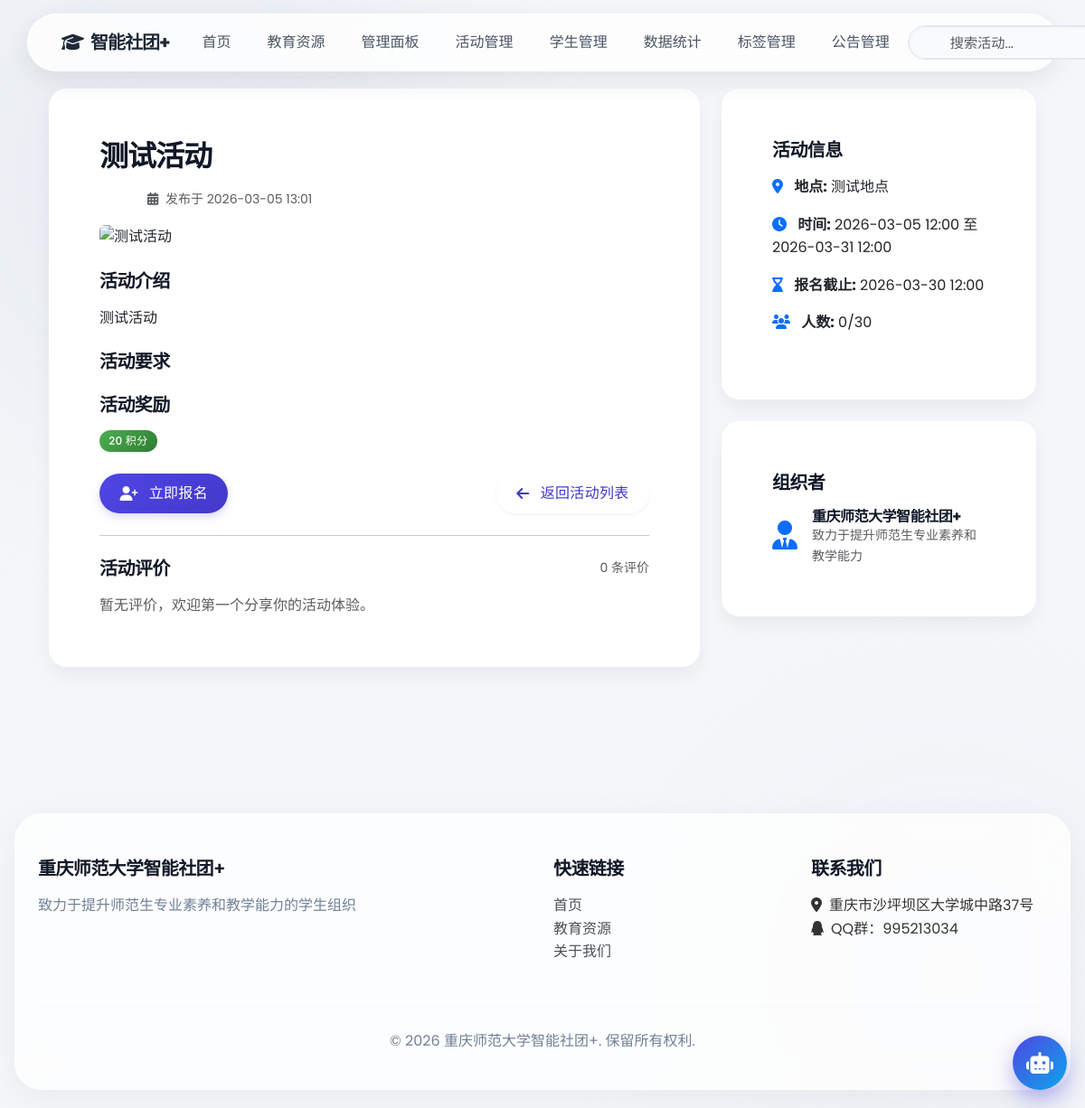
Page /student/activity/1 (signed in) on the committed database.
### src/models/__init__.py (models this page shows, shortened)
class Activity(db.Model):
    __tablename__ = 'activities'
    id = Column(Integer, primary_key=True)
    title = Column(String(128), nullable=False)
    description = Column(Text)
    location = Column(String(128))
    start_time = Column(DateTime)
    end_time = Column(DateTime)
    registration_start_time = Column(DateTime)
    registration_deadline = Column(DateTime)
    completed_at = Column(DateTime)  # 活动完成时间
    max_participants = Column(Integer, default=0)  # 0表示不限制
    points = Column(Integer, default=10)  # 参与可获得的积分
    type = Column(String(50), default='其他')  # 活动类型
    status = Column(String(20), default='active')  # 活动状态：active, completed, cancelled
    is_featured = Column(Boolean, default=False)  # 是否为重点活动
    poster_image = Column(String(255))  # 存储海报图片文件名
    poster_data = Column(db.LargeBinary)  # 存储海报图片二进制数据
    poster_mimetype = Column(String(50))  # 存储海报图片MIME类型
    checkin_key = Column(String(32))  # 签到密钥
    checkin_key_expires = Column(DateTime(timezone=True))  # 签到密钥过期时间
    checkin_enabled = Column(Boolean, default=False)  # 是否启用签到
    created_by = Column(Integer, ForeignKey('users.id'))
    created_at = Column(DateTime, default=func.now())
    updated_at = Column(DateTime, default=func.now(), onupdate=func.now())
    creator = relationship('User', backref='created_activities')
    registrations = relationship('Registration', backref='activity', lazy='dynamic', cascade='all, delete-orphan')
    reviews = relationship('ActivityReview', backref='activity', lazy='dynamic', cascade='all, delete-orphan')
    checkins = relationship('ActivityCheckin', backref='activity', lazy='dynamic', cascade='all, delete-orphan')
    tags = relationship('Tag', secondary=activity_tags, backref=backref('activities', lazy='dynamic'))

### src/routes/student.py (the view, shortened to what this page needs)
@student_bp.route('/activity/<int:id>')
@login_required
def activity_detail(id):
    try:
        activity = db.get_or_404(Activity, id)
        now = get_localized_now()
        registration = db.session.execute(db.select(Registration).filter_by(user_id=current_user.id, activity_id=id)).scalar_one_or_none()
        has_registered = registration is not None and registration.status in ['registered', 'attended']
        has_checked_in = registration.check_in_time is not None if registration else False
        registered_count = db.session.execute(db.select(func.count()).select_from(Registration).filter_by(activity_id=id, status='registered')).scalar() or 0
        checked_in_count = db.session.execute(db.select(func.count()).select_from(Registration).filter_by(activity_id=id, status='attended')).scalar() or 0
        total_registered = registered_count + checked_in_count
        can_register = (
            not has_registered and
            activity.status == 'active' and
            (activity.registration_start_time is None or safe_less_than_equal(activity.registration_start_time, now)) and
            (activity.registration_deadline is None or safe_greater_than(activity.registration_deadline, now)) and
            (activity.max_participants == 0 or total_registered < activity.max_participants)
        )
        can_cancel = has_registered and safe_greater_than(activity.start_time, now)
        can_checkin = (
            has_registered and
            not has_checked_in and
            (
                (safe_less_than_equal(activity.start_time, now) and safe_greater_than(activity.end_time, now)) or
                activity.checkin_enabled
            )
        )
        current_user_review = db.session.execute(db.select(ActivityReview).filter_by(activity_id=id, user_id=current_user.id)).scalar_one_or_none()
        reviews = db.session.execute(db.select(ActivityReview).filter_by(activity_id=id)).scalars().all()
        beijing_tz = pytz.timezone('Asia/Shanghai')
        review_count = len(reviews)
        average_rating = sum(r.rating for r in reviews) / review_count if review_count > 0 else 0
        avg_content_quality = sum(r.content_quality for r in reviews if r.content_quality) / review_count if review_count > 0 else 0
        avg_organization = sum(r.organization for r in reviews if r.organization) / review_count if review_count > 0 else 0
        avg_facility = sum(r.facility for r in reviews if r.facility) / review_count if review_count > 0 else 0
        form = FlaskForm()
        poster_url = None
        if activity.poster_image:
            if 'banner' in activity.poster_image:
                poster_url = url_for('static', filename=f'img/{activity.poster_image}')
            else:
                poster_url = url_for('static', filename=f'uploads/posters/{activity.poster_image}')
        weather_data = None
        try:
            from src.utils.weather_api import get_activity_weather
            if activity.start_time:
                weather_data = get_activity_weather(activity.start_time)
                logger.info(f"获取活动天气数据成功: {weather_data.get('description', 'N/A')}")
        except Exception as e:
            logger.warning(f"获取天气数据失败: {e}")
            weather_data = None
        return render_template('student/activity_detail.html',
                              form=form,
                              activity=activity,
                              has_registered=has_registered,
                              has_checked_in=has_checked_in,
                              registration=registration,
                              can_register=can_register,
                              can_cancel=can_cancel,
                              can_checkin=can_checkin,
                              current_user_registration=registration,
                              current_user_review=current_user_review,
                              registration_open=can_register, # Simplified
                              review_count=review_count,
                              reviews=reviews,
                              average_rating=average_rating,
                              avg_content_quality=avg_content_quality,
                              avg_organization=avg_organization,
                              avg_facility=avg_facility,
                              registered_count=total_registered,
                              now=now,
                              display_datetime=display_datetime,
                              safe_less_than=safe_less_than,
                              safe_greater_than=safe_greater_than,
                              safe_greater_than_equal=safe_greater_than_equal,
                              safe_less_than_equal=safe_less_than_equal,
                              poster_url=poster_url,
                              weather_data=weather_data)
    except Exception as e:
        logger.error(f"加载活动详情出错: {str(e)}", exc_info=True)
        flash('加载活动详情出错，请稍后重试', 'danger')
        return redirect(url_for('student.activities'))

### src/templates/student/activity_detail.html (shortened to what this page needs)
{% extends 'base.html' %}
{% block content %}
<div class="container py-4">
    <div class="row">
        <div class="col-lg-8">
            <div class="card border-0 shadow-sm mb-4">
                <div class="card-body p-4">
                    <h2 class="fw-bold mb-3">{{ activity.title }}</h2>
                    <div class="d-flex flex-wrap align-items-center mb-3">
                        <span class="badge bg-transparent me-2">{{ activity.type }}</span>
                        <span class="text-muted small">
                            <i class="fas fa-calendar-alt me-1"></i> 发布于 {{ activity.created_at.strftime('%Y-%m-%d %H:%M') if activity.created_at else '未知' }}
                        </span>
                    </div>
                    {% if activity.poster_image %}
                    <div class="activity-poster mb-4">
                        {% if 'banner' in activity.poster_image %}
                        <img src="{{ url_for('static', filename='img/' + activity.poster_image) }}" class="img-fluid rounded" alt="{{ activity.title }}">
                        {% else %}
                        <img src="{{ url_for('main.poster_image', activity_id=activity.id) }}" class="img-fluid rounded" alt="{{ activity.title }}">
                        {% endif %}
                    </div>
                    {% endif %}
                    <div class="activity-description mb-4">
                        <h5 class="fw-bold mb-3">活动介绍</h5>
                        <div class="formatted-content">
                            {{ activity.description|default('', true)|striptags|replace('\n', '<br>')|safe }}
                        </div>
                    </div>
                    <div class="activity-requirements mb-4">
                        <h5 class="fw-bold mb-3">活动要求</h5>
                    </div>
                    <div class="activity-rewards mb-4">
                        <h5 class="fw-bold mb-3">活动奖励</h5>
                        <div class="d-flex align-items-center">
                            <span class="badge bg-success me-2">{{ activity.points }} 积分</span>
                        </div>
                    </div>
                    <div id="action-buttons" class="d-flex justify-content-between align-items-center flex-wrap">
                        <div class="mb-3 mb-md-0 d-flex flex-wrap align-items-center gap-2 student-action-main">
                            {% if registration %}
                                {% if registration.status == 'attended' or registration.check_in_time %}
                                    <div class="alert alert-info d-inline-block p-2">
                                        <i class="fas fa-check-circle me-2"></i>您已于 {{ display_datetime(registration.check_in_time) }} 签到
                                    </div>
                                {% elif registration.status == 'registered' %}
                                <span class="badge bg-success rounded-pill px-3 py-2 me-2">
                                    <i class="fas fa-check-circle me-1"></i>已报名
                                </span>
                                {% if can_cancel %}
                                    <button id="cancel-btn" class="btn btn-outline-danger">
                                        <i class="fas fa-times-circle me-1"></i>取消报名
                                    </button>
                                    {% endif %}
                                    {% if can_checkin %}
                                    <button type="button" class="btn btn-success" onclick="showQRScanner()">
                                        <i class="fas fa-qrcode me-1"></i>扫码签到
                                    </button>
                                    {% endif %}
                                {% elif registration.status == 'cancelled' %}
                                     <div class="alert alert-warning d-inline-block p-2">您已取消报名</div>
                                {% endif %}
                            {% else %}
                                {% if can_register %}
                                <button id="register-btn" class="btn btn-primary">
                                    <i class="fas fa-user-plus me-1"></i>立即报名
                                </button>
                                {% elif activity.status == 'active' and activity.registration_start_time and safe_greater_than(activity.registration_start_time, now) %}
                                    <button class="btn btn-secondary" disabled>
                                        <i class="fas fa-hourglass-start me-1"></i>报名未开始
                                    </button>
                                {% else %}
                                    <button class="btn btn-secondary" disabled>
                                        <i class="fas fa-hourglass-end me-1"></i>报名已截止
                                    </button>
                                {% endif %}
                            {% endif %}
                        </div>
                        <a href="{{ url_for('student.activities') }}" class="btn btn-outline-secondary mt-2 mt-md-0">
                            <i class="fas fa-arrow-left me-1"></i>返回活动列表
                        </a>
                    </div>
                    <hr class="my-4">
                    <div class="activity-reviews">
                        <div class="d-flex justify-content-between align-items-center mb-3">
                            <h5 class="fw-bold mb-0">活动评价</h5>
                            <span class="text-muted small">{{ review_count }} 条评价</span>
                        </div>
                        {% if review_count > 0 %}
                        <div class="mb-3">
                            <span class="badge bg-warning text-dark">综合评分 {{ '%.1f'|format(average_rating) }}/5</span>
                        </div>
                        <div class="list-group list-group-flush">
                            {% for review in reviews[:5] %}
                            <div class="list-group-item px-0">
                                <div class="d-flex justify-content-between align-items-center mb-1">
                                    <span class="fw-semibold">{{ '匿名同学' if review.is_anonymous else '同学' }}</span>
                                    <small class="text-muted">{{ review.display_created_at }}</small>
                                </div>
                                <div class="text-warning small mb-1">
                                    {% for i in range(review.rating) %}<i class="fas fa-star"></i>{% endfor %}{% for i in range(5 - review.rating) %}<i class="far fa-star"></i>{% endfor %}
                                </div>
                                <p class="mb-0 text-muted">{{ review.review }}</p>
                            </div>
                            {% endfor %}
                        </div>
                        {% if review_count > 5 %}
                        <small class="text-muted d-block mt-2">仅展示最近 5 条评价</small>
                        {% endif %}
                        {% else %}
                        <p class="text-muted mb-0">暂无评价，欢迎第一个分享你的活动体验。</p>
                        {% endif %}
                    </div>
                </div>
            </div>
        </div>
        <div class="col-lg-4">
            <div class="card border-0 shadow-sm mb-4">
                <div class="card-body p-4">
                    <h5 class="fw-bold mb-3">活动信息</h5>
                    <ul class="list-unstyled">
                        <li class="mb-3"><i class="fas fa-map-marker-alt text-primary me-2"></i> <strong>地点:</strong> {{ activity.location }}</li>
                        <li class="mb-3"><i class="fas fa-clock text-primary me-2"></i> <strong>时间:</strong> {{ display_datetime(activity.start_time, 'Asia/Shanghai') }} 至 {{ display_datetime(activity.end_time, 'Asia/Shanghai') }}</li>
                        <li class="mb-3"><i class="fas fa-hourglass-end text-primary me-2"></i> <strong>报名截止:</strong> {{ display_datetime(activity.registration_deadline, 'Asia/Shanghai') }}</li>
                        <li><i class="fas fa-users text-primary me-2"></i> <strong>人数:</strong>
                            {% if activity.max_participants > 0 %}
                                <span id="registration-count">{{ registered_count }}</span>/{{ activity.max_participants }}
                            {% else %}
                                <span id="registration-count">{{ registered_count }}</span> (不限)
                            {% endif %}
                        </li>
                    </ul>
                </div>
            </div>
            <div class="card border-0 shadow-sm">
                <div class="card-body p-4">
                    <h5 class="fw-bold mb-3">组织者</h5>
                    <div class="d-flex align-items-center">
                        <div class="flex-shrink-0">
                            <i class="fas fa-user-tie fa-2x text-primary"></i>
                        </div>
                        <div class="flex-grow-1 ms-3">
                            <h6 class="mb-0">重庆师范大学智能社团+</h6>
                            <p class="text-muted mb-0 small">致力于提升师范生专业素养和教学能力</p>
                        </div>
                    </div>
                </div>
            </div>
        </div>
    </div>
</div>
{% endblock %}

### rows in the picture
Activity: title "测试活动", created_at "2026-03-05 13:01", description "测试活动", points "20", location "测试地点", start_time "2026-03-05 12:00", end_time "2026-03-31 12:00", registration_deadline "2026-03-30 12:00", max_participants "30"

### other values in the picture
{{ review_count }} "0"
{{ registered_count }} "0"
{{ now.year }} "2026"
